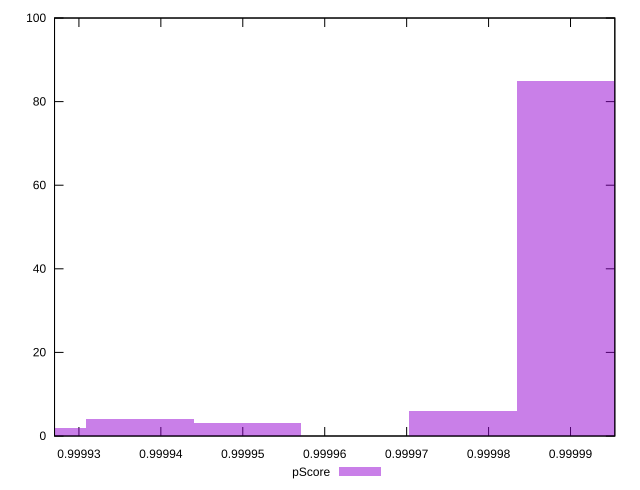

Write the gnuplot code that produced this figure.
reset

$pScore <<EOF
0.999989991068357 85
0.9999768521492925 6
0.9999374353920996 4
0.9999242964730352 2
0.9999505743111639 3
EOF

set key outside below
set boxwidth 0.00001313891906434662
set xrange [0.9999270232664161:0.9999954072993993]
set yrange [0:100]
set trange [0:100]
set style fill transparent solid 0.5 noborder
set terminal svg size 640, 490 enhanced background rgb 'white'
set output "reprap/max-potential-fid/samples/pages+cached+noexternal/pScore/histogram.svg"

plot $pScore title "pScore" with boxes

reset
